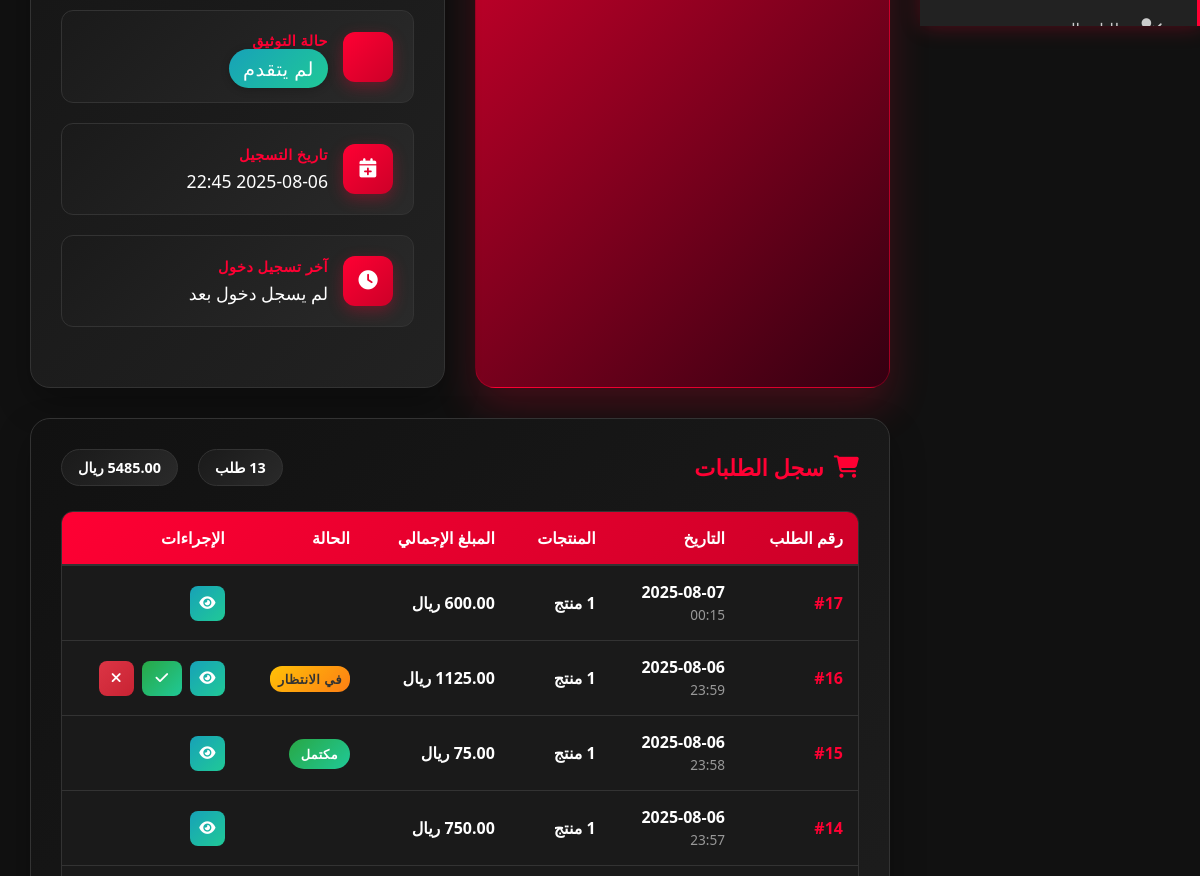
The app's page /admin/user/6 (signed in, middle part), older data.
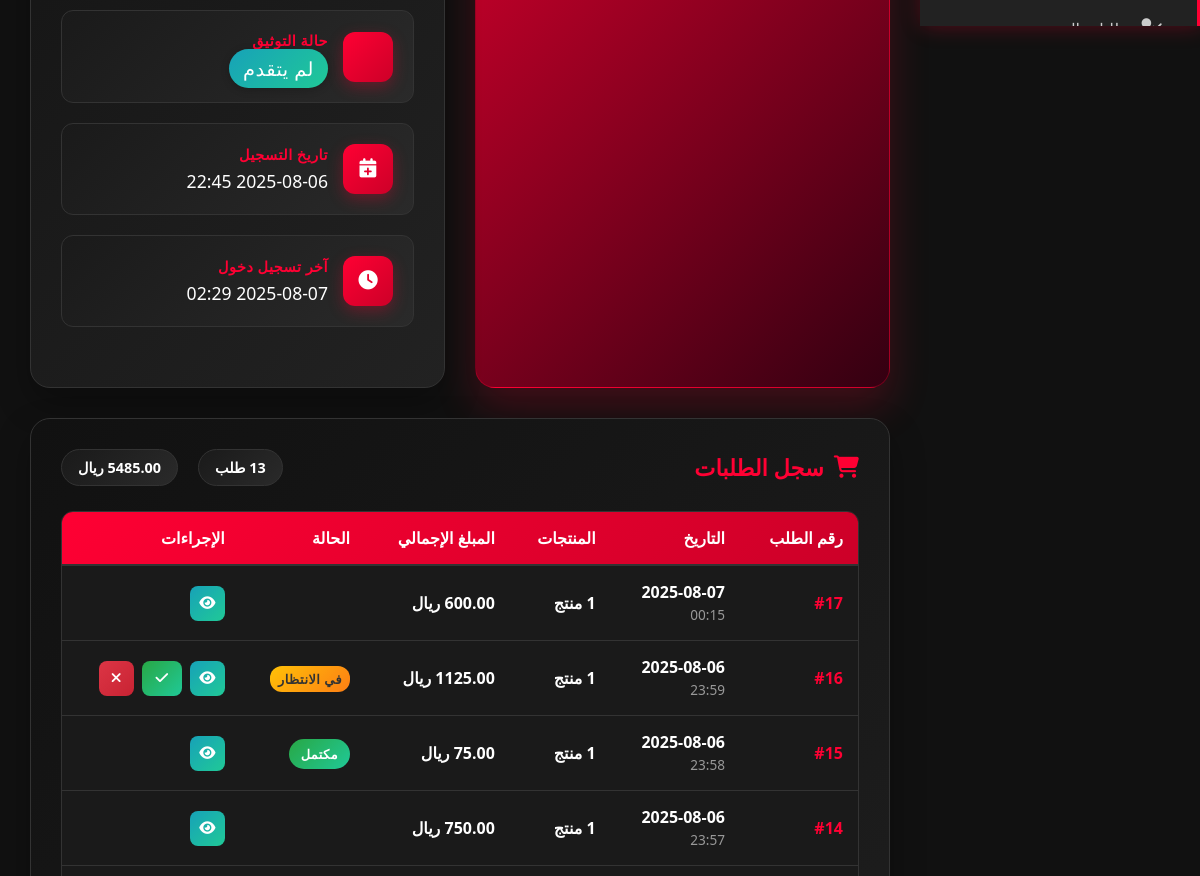
The same page, newer data.
### models.py (models this page shows)
class User(UserMixin, db.Model):
    id = db.Column(db.Integer, primary_key=True)
    username = db.Column(db.String(80), unique=True, nullable=True)  # اسم المستخدم
    email = db.Column(db.String(120), unique=True, nullable=False)
    password_hash = db.Column(db.String(120), nullable=False)
    full_name = db.Column(db.String(100))
    phone = db.Column(db.String(20))
    birth_date = db.Column(db.Date)
    nationality = db.Column(db.String(50))
    customer_type = db.Column(db.String(20), default='regular')  # regular, kyc, reseller
    kyc_status = db.Column(db.String(20), default='none')  # none, pending, approved, rejected
    google_id = db.Column(db.String(100), unique=True, nullable=True)  # Google ID
    profile_picture = db.Column(db.String(300))  # صورة البروفايل من Google
    is_verified = db.Column(db.Boolean, default=False)  # تم التحقق من الإيميل
    email_verification_token = db.Column(db.String(100), nullable=True)  # رمز التحقق من الإيميل
    email_verification_sent_at = db.Column(db.DateTime, nullable=True)  # وقت إرسال رمز التحقق
    document_type = db.Column(db.String(50))  # national_id, passport, driver_license
    id_front_image = db.Column(db.String(200))
    id_back_image = db.Column(db.String(200))
    selfie_image = db.Column(db.String(200))
    passport_image = db.Column(db.String(200))
    driver_license_image = db.Column(db.String(200))
    face_photo_front = db.Column(db.String(200))
    face_photo_right = db.Column(db.String(200))
    face_photo_left = db.Column(db.String(200))
    is_admin = db.Column(db.Boolean, default=False)
    last_login = db.Column(db.DateTime)
    created_at = db.Column(db.DateTime, default=datetime.utcnow)
    preferred_currency = db.Column(db.String(3), default='USD')  # العملة المفضلة للمحفظة
    orders = db.relationship('Order', backref='user', lazy=True)

### admin_routes.py (the view)
@admin.route('/user/<int:user_id>')
@login_required
def user_detail(user_id):
    if not current_user.is_admin:
        return redirect(url_for('main.index'))
    user = User.query.get_or_404(user_id)
    orders = Order.query.filter_by(user_id=user_id).order_by(Order.created_at.desc()).all()
    total_spent = sum(order.total_amount for order in orders if order.total_amount)
    return render_template('admin/user_detail.html', user=user, orders=orders, total_spent=total_spent)

### templates/admin/user_detail.html (shortened to what the changed rows need)
{% extends "admin/base.html" %}
{% block content %}
<div class="content-card-modern">
    <div class="user-info-grid-modern">
        <div class="user-details-modern">
            <div class="info-cards">
                <div class="info-card">
                    <div class="info-content">
                        <label>تاريخ التسجيل</label>
                        <span>{{ user.created_at.strftime('%Y-%m-%d %H:%M') if user.created_at else 'غير محدد' }}</span>
                    </div>
                </div>
                <div class="info-card">
                    <div class="info-content">
                        <label>آخر تسجيل دخول</label>
                        <span>{{ user.last_login.strftime('%Y-%m-%d %H:%M') if user.last_login else 'لم يسجل دخول بعد' }}</span>
                    </div>
                </div>
            </div>
        </div>
    </div>
</div>
<div class="orders-section-modern">
    {% if orders %}
        <div class="orders-table-container">
            <table class="orders-table-modern">
                <thead>
                    <tr>
                        <th>رقم الطلب</th>
                        <th>التاريخ</th>
                        <th>المنتجات</th>
                        <th>المبلغ الإجمالي</th>
                        <th>الحالة</th>
                        <th>الإجراءات</th>
                    </tr>
                </thead>
            </table>
        </div>
    {% else %}
        <div class="no-orders-modern">
            <i class="fas fa-shopping-cart empty-icon"></i>
            <h4>لا توجد طلبات</h4>
            <p>لم يقم هذا المستخدم بإجراء أي طلبات حتى الآن</p>
        </div>
    {% endif %}
</div>
{% endblock %}

Row changes from the older to the newer data that the page shows:
changed User: last_login "لم يسجل دخول بعد" → "2025-08-07 02:29"
